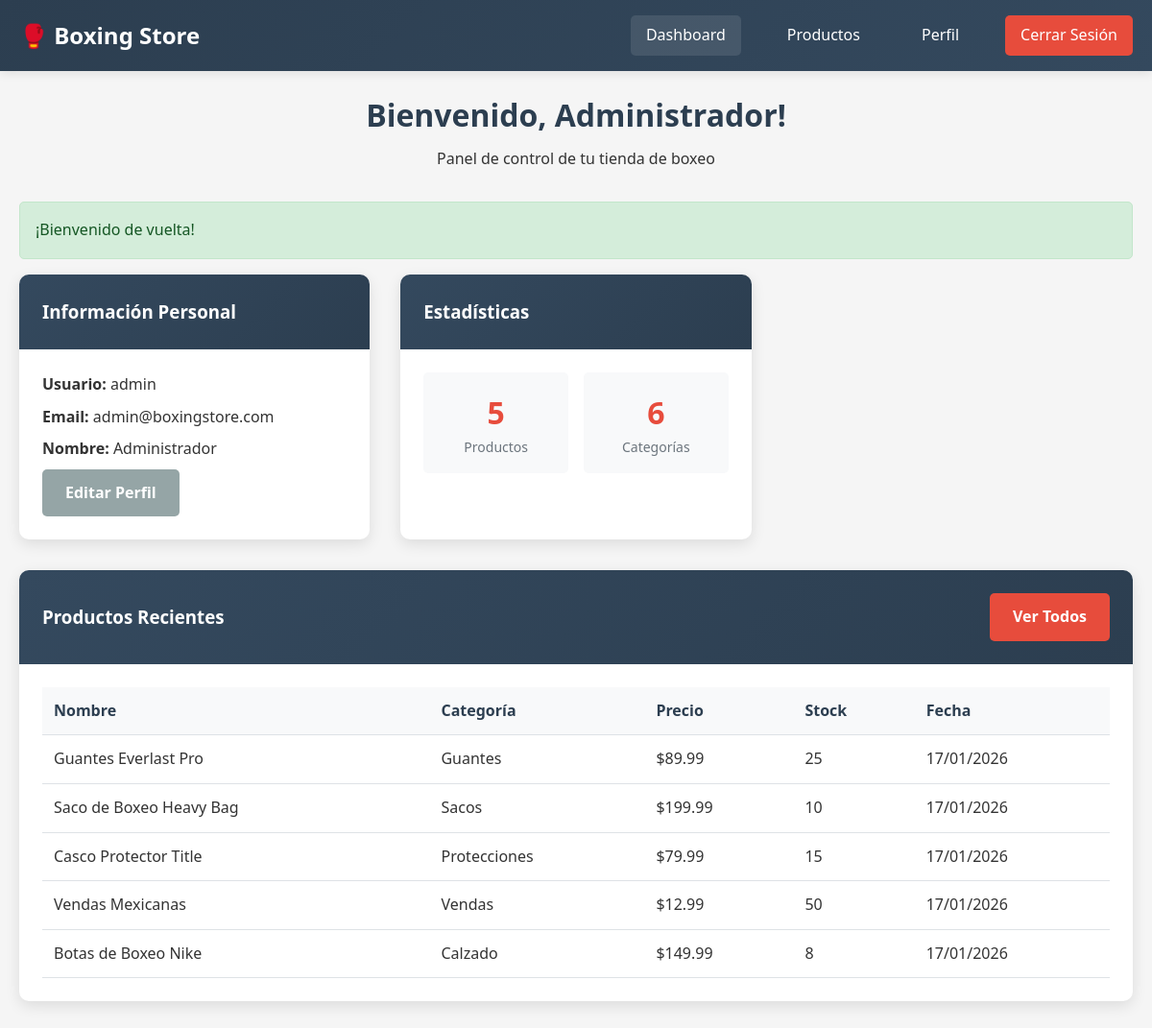
The app's page /dashboard.php?success=login (signed in) with its own data.
### tables this page shows
CREATE TABLE products (
    id INT AUTO_INCREMENT PRIMARY KEY,
    name VARCHAR(100) NOT NULL,
    description TEXT,
    price DECIMAL(10,2) NOT NULL,
    category_id INT,
    image VARCHAR(255),
    stock INT DEFAULT 0,
    user_id INT,
    created_at TIMESTAMP DEFAULT CURRENT_TIMESTAMP,
    FOREIGN KEY (category_id) REFERENCES categories(id),
    FOREIGN KEY (user_id) REFERENCES users(id) ON DELETE CASCADE
);

CREATE TABLE categories (
    id INT AUTO_INCREMENT PRIMARY KEY,
    name VARCHAR(50) NOT NULL,
    description TEXT
);

### dashboard.php (the view, shortened to what this page needs)
<?php
$database = new Database();
$db = $database->getConnection();
$success_message = "";
try {
    $stats_query = "SELECT COUNT(*) as total_products FROM products WHERE user_id = :user_id";
    $stats_stmt = $db->prepare($stats_query);
    $stats_stmt->bindParam(":user_id", $_SESSION['user_id']);
    $stats_stmt->execute();
    $stats = $stats_stmt->fetch();
    $products_query = "SELECT p.*, c.name as category_name FROM products p
                      LEFT JOIN categories c ON p.category_id = c.id
                      WHERE p.user_id = :user_id
                      ORDER BY p.created_at DESC LIMIT 5";
    $products_stmt = $db->prepare($products_query);
    $products_stmt->bindParam(":user_id", $_SESSION['user_id']);
    $products_stmt->execute();
    $recent_products = $products_stmt->fetchAll();
} catch(PDOException $exception) {
    $error_message = "Error al cargar datos.";
}
if (isset($_GET['success'])) {
    switch($_GET['success']) {
        case 'login':
            $success_message = "¡Bienvenido de vuelta!";
            break;
    }
}
?>
<!DOCTYPE html>
<html lang="es">
<head>
    <link rel="stylesheet" href="css/styles.css">
</head>
<body>
    <nav class="navbar">
        <div class="nav-container">
            <div class="nav-brand">
                <h2>🥊 Boxing Store</h2>
            </div>
            <div class="nav-menu">
                <a href="dashboard.php" class="nav-link active">Dashboard</a>
                <a href="products.php" class="nav-link">Productos</a>
                <a href="profile.php" class="nav-link">Perfil</a>
                <a href="logout.php" class="nav-link logout">Cerrar Sesión</a>
            </div>
        </div>
    </nav>
    <div class="container">
        <div class="dashboard-header">
            <h1>Bienvenido, <?php echo htmlspecialchars($_SESSION['full_name']); ?>!</h1>
            <p>Panel de control de tu tienda de boxeo</p>
        </div>
        <?php if (!empty($success_message)): ?>
            <div class="alert alert-success"><?php echo $success_message; ?></div>
        <?php endif; ?>
        <div class="dashboard-grid">
            <div class="dashboard-card">
                <div class="card-header">
                    <h3>Información Personal</h3>
                </div>
                <div class="card-content">
                    <div class="user-info">
                        <p><strong>Usuario:</strong> <?php echo htmlspecialchars($_SESSION['username']); ?></p>
                        <p><strong>Email:</strong> <?php echo htmlspecialchars($_SESSION['email']); ?></p>
                        <p><strong>Nombre:</strong> <?php echo htmlspecialchars($_SESSION['full_name']); ?></p>
                    </div>
                    <a href="profile.php" class="btn btn-secondary">Editar Perfil</a>
                </div>
            </div>
            <div class="dashboard-card">
                <div class="card-header">
                    <h3>Estadísticas</h3>
                </div>
                <div class="card-content">
                    <div class="stats-grid">
                        <div class="stat-item">
                            <div class="stat-number"><?php echo $stats['total_products']; ?></div>
                            <div class="stat-label">Productos</div>
                        </div>
                        <div class="stat-item">
                            <div class="stat-number">6</div>
                            <div class="stat-label">Categorías</div>
                        </div>
                    </div>
                </div>
            </div>
            <div class="dashboard-card full-width">
                <div class="card-header">
                    <h3>Productos Recientes</h3>
                    <a href="products.php" class="btn btn-primary">Ver Todos</a>
                </div>
                <div class="card-content">
                    <?php if (count($recent_products) > 0): ?>
                        <div class="products-table">
                            <table>
                                <thead>
                                    <tr>
                                        <th>Nombre</th>
                                        <th>Categoría</th>
                                        <th>Precio</th>
                                        <th>Stock</th>
                                        <th>Fecha</th>
                                    </tr>
                                </thead>
                                <tbody>
                                    <?php foreach ($recent_products as $product): ?>
                                        <tr>
                                            <td><?php echo htmlspecialchars($product['name']); ?></td>
                                            <td><?php echo htmlspecialchars($product['category_name']); ?></td>
                                            <td>$<?php echo number_format($product['price'], 2); ?></td>
                                            <td><?php echo $product['stock']; ?></td>
                                            <td><?php echo date('d/m/Y', strtotime($product['created_at'])); ?></td>
                                        </tr>
                                    <?php endforeach; ?>
                                </tbody>
                            </table>
                        </div>
                    <?php else: ?>
                        <p class="no-data">No tienes productos registrados aún.</p>
                        <a href="products.php" class="btn btn-primary">Agregar Producto</a>
                    <?php endif; ?>
                </div>
            </div>
        </div>
    </div>
</body>
</html>

### css/styles.css (style rules this page uses)
* { margin: 0; padding: 0; box-sizing: border-box; }
body { font-family: "Segoe UI", Tahoma, Geneva, Verdana, sans-serif; line-height: 1.6; color: #333; background-color: #f5f5f5; }
.container { max-width: 1200px; margin: 0 auto; padding: 20px; }
.navbar { background: linear-gradient(135deg, #2c3e50, #34495e); color: white; padding: 1rem 0; box-shadow: 0 2px 10px rgba(0, 0, 0, 0.1); }
.nav-container { max-width: 1200px; margin: 0 auto; padding: 0 20px; display: flex; justify-content: space-between; align-items: center; }
.nav-brand h2 { font-size: 1.5rem; font-weight: bold; }
.nav-menu { display: flex; gap: 2rem; }
.nav-link { color: white; text-decoration: none; padding: 0.5rem 1rem; border-radius: 5px; transition: background-color 0.3s ease; }
.nav-link:hover, .nav-link.active { background-color: rgba(255, 255, 255, 0.1); }
.nav-link.logout { background-color: #e74c3c; }
.btn { display: inline-block; padding: 0.75rem 1.5rem; border: none; border-radius: 5px; font-size: 1rem; font-weight: 600; text-decoration: none; text-align: center; cursor: pointer; transition: all 0.3s ease; }
.btn-primary { background-color: #e74c3c; color: white; }
.btn-secondary { background-color: #95a5a6; color: white; }
.alert { padding: 1rem; margin-bottom: 1rem; border-radius: 5px; font-weight: 500; }
.alert-success { background-color: #d4edda; color: #155724; border: 1px solid #c3e6cb; }
.dashboard-header { text-align: center; margin-bottom: 2rem; }
.dashboard-header h1 { color: #2c3e50; margin-bottom: 0.5rem; }
.dashboard-grid { display: grid; grid-template-columns: repeat(auto-fit, minmax(300px, 1fr)); gap: 2rem; margin-bottom: 2rem; }
.dashboard-card { background: white; border-radius: 10px; box-shadow: 0 5px 15px rgba(0, 0, 0, 0.1); overflow: hidden; }
.dashboard-card.full-width { grid-column: 1 / -1; }
.card-header { background: linear-gradient(135deg, #34495e, #2c3e50); color: white; padding: 1.5rem; display: flex; justify-content: space-between; align-items: center; }
.card-header h3 { margin: 0; }
.card-content { padding: 1.5rem; }
.user-info p { margin-bottom: 0.5rem; }
.stats-grid { display: grid; grid-template-columns: repeat(auto-fit, minmax(120px, 1fr)); gap: 1rem; }
.stat-item { text-align: center; padding: 1rem; background: #f8f9fa; border-radius: 5px; }
.stat-number { font-size: 2rem; font-weight: bold; color: #e74c3c; }
.stat-label { color: #6c757d; font-size: 0.875rem; }
.products-table { overflow-x: auto; }
.products-table table { width: 100%; border-collapse: collapse; }
.products-table th, .products-table td { padding: 0.75rem; text-align: left; border-bottom: 1px solid #dee2e6; }
.products-table th { background-color: #f8f9fa; font-weight: 600; color: #2c3e50; }
.card, .alert { animation: fadeIn 0.5s ease-out; }
.nav-link, .btn { transition: all 0.3s ease; }

### records on screen
products: name "Guantes Everlast Pro", category.name "Guantes", price "89.99", stock "25", created_at "17/01/2026"
products: name "Saco de Boxeo Heavy Bag", category.name "Sacos", price "199.99", stock "10", created_at "17/01/2026"
products: name "Casco Protector Title", category.name "Protecciones", price "79.99", stock "15", created_at "17/01/2026"
products: name "Vendas Mexicanas", category.name "Vendas", price "12.99", stock "50", created_at "17/01/2026"
products: name "Botas de Boxeo Nike", category.name "Calzado", price "149.99", stock "8", created_at "17/01/2026"

### other values on screen
$_SESSION['full_name'] "Administrador"
$success_message "¡Bienvenido de vuelta!"
$_SESSION['username'] "admin"
$_SESSION['email'] "admin@boxingstore.com"
$stats['total_products'] "5"
